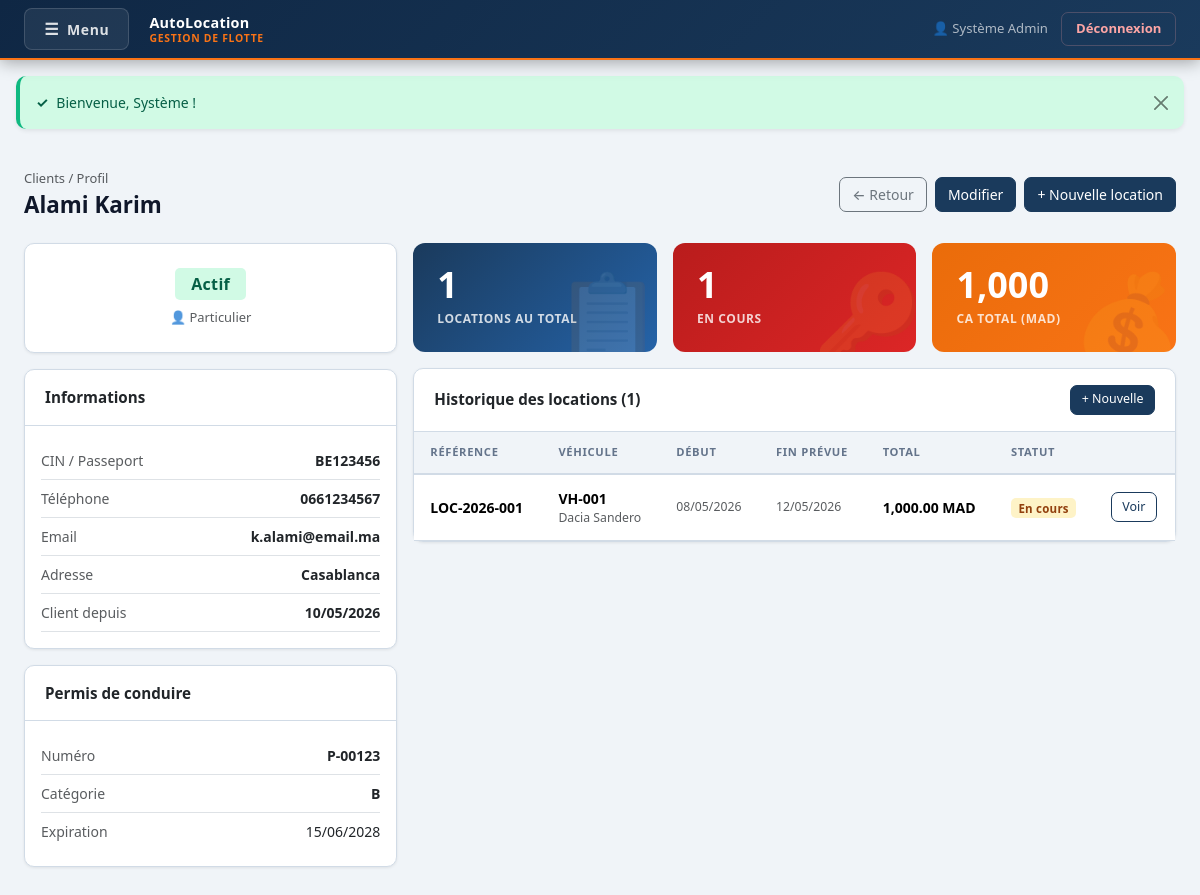
Screenshot of /clients/view.php?id=1 (signed in) with the database file from the repository.
### tables this page shows
CREATE TABLE IF NOT EXISTS `clients` (
  `id`                INT(11)      NOT NULL AUTO_INCREMENT,
  `nom`               VARCHAR(100) NOT NULL,
  `prenom`            VARCHAR(100) NOT NULL,
  `email`             VARCHAR(150) DEFAULT NULL,
  `telephone`         VARCHAR(20)  DEFAULT NULL,
  `adresse`           TEXT         DEFAULT NULL,
  `cin`               VARCHAR(30)  DEFAULT NULL,
  `permis_numero`     VARCHAR(50)  DEFAULT NULL,
  `permis_categorie`  VARCHAR(20)  DEFAULT 'B',
  `permis_expiration` DATE         DEFAULT NULL,
  `type_client`       ENUM('particulier','entreprise') DEFAULT 'particulier',
  `entreprise`        VARCHAR(150) DEFAULT NULL,
  `statut`            ENUM('actif','suspendu','liste_noire') DEFAULT 'actif',
  `notes`             TEXT         DEFAULT NULL,
  `created_at`        TIMESTAMP    NOT NULL DEFAULT CURRENT_TIMESTAMP,
  PRIMARY KEY (`id`),
  UNIQUE KEY `cin` (`cin`)
);

CREATE TABLE IF NOT EXISTS `reservations` (
  `id`                   INT(11)       NOT NULL AUTO_INCREMENT,
  `reference`            VARCHAR(30)   DEFAULT NULL,
  `client_id`            INT(11)       NOT NULL,
  `vehicle_id`           INT(11)       NOT NULL,
  `statut`               ENUM('en attente','confirmée','en cours','terminée','annulée') DEFAULT 'en attente',
  `date_debut`           DATETIME      NOT NULL,
  `date_fin_prevue`      DATETIME      NOT NULL,
  `date_retour_effectif` DATETIME      DEFAULT NULL,
  `lieu_depart`          VARCHAR(150)  DEFAULT NULL,
  `lieu_retour`          VARCHAR(150)  DEFAULT NULL,
  `km_depart`            INT(11)       DEFAULT NULL,
  `km_retour`            INT(11)       DEFAULT NULL,
  `prix_jour`            DECIMAL(10,2) DEFAULT NULL,
  `nb_jours`             INT(11)       DEFAULT NULL,
  `caution`              DECIMAL(10,2) DEFAULT 0.00,
  `montant_total`        DECIMAL(10,2) DEFAULT NULL,
  `frais_extra`          DECIMAL(10,2) DEFAULT 0.00,
  `commentaire`          TEXT          DEFAULT NULL,
  `created_by`           INT(11)       DEFAULT NULL,
  `created_at`           TIMESTAMP     NOT NULL DEFAULT CURRENT_TIMESTAMP,
  PRIMARY KEY (`id`),
  UNIQUE KEY `reference` (`reference`),
  KEY `client_id` (`client_id`),
  KEY `vehicle_id` (`vehicle_id`),
  KEY `created_by` (`created_by`),
  CONSTRAINT `res_client_fk`  FOREIGN KEY (`client_id`)  REFERENCES `clients`(`id`),
  CONSTRAINT `res_vehicle_fk` FOREIGN KEY (`vehicle_id`) REFERENCES `vehicles`(`id`),
  CONSTRAINT `res_user_fk`    FOREIGN KEY (`created_by`) REFERENCES `users`(`id`) ON DELETE SET NULL
);

CREATE TABLE IF NOT EXISTS `vehicles` (
  `id`                    INT(11)        NOT NULL AUTO_INCREMENT,
  `numero`                VARCHAR(50)    NOT NULL,
  `immatriculation`       VARCHAR(20)    DEFAULT NULL,
  `marque`                VARCHAR(100)   DEFAULT NULL,
  `modele`                VARCHAR(100)   DEFAULT NULL,
  `annee`                 INT(11)        DEFAULT NULL,
  `couleur`               VARCHAR(50)    DEFAULT NULL,
  `nb_places`             INT(11)        DEFAULT 5,
  `categorie`             ENUM('économique','berline','SUV','premium','utilitaire') DEFAULT 'berline',
  `kilometrage`           INT(11)        DEFAULT 0,
  `statut`                ENUM('disponible','loué','maintenance','indisponible') DEFAULT 'disponible',
  `prix_jour`             DECIMAL(10,2)  DEFAULT 0.00,
  `caution`               DECIMAL(10,2)  DEFAULT 0.00,
  `type_vidange`          VARCHAR(100)   DEFAULT NULL,
  `intervalle_vidange`    INT(11)        DEFAULT 10000,
  `derniere_vidange_km`   INT(11)        DEFAULT NULL,
  `date_derniere_vidange` DATE           DEFAULT NULL,
  `created_at`            TIMESTAMP      NOT NULL DEFAULT CURRENT_TIMESTAMP,
  PRIMARY KEY (`id`),
  UNIQUE KEY `numero` (`numero`)
);

### models/ClientModel.php (called while the page is built, shortened)
<?php
class ClientModel {
    private $conn;
    public function __construct($db) {
        $this->conn = $db;
    }
    public function getById($id) {
        $stmt = $this->conn->prepare("SELECT * FROM clients WHERE id=?");
        $stmt->execute([$id]);
        return $stmt->fetch();
    }
}

### clients/view.php (the view, shortened to what this page needs)
<?php
require_once "../models/ClientModel.php";
$db    = new Database();
$conn  = $db->getConnection();
$model = new ClientModel($conn);
$id = (int)($_GET['id'] ?? 0);
$c = $model->getById($id);
$reservations = $conn->prepare("
    SELECT r.*, v.marque, v.modele, v.numero
    FROM reservations r
    JOIN vehicles v ON r.vehicle_id = v.id
    WHERE r.client_id = ?
    ORDER BY r.created_at DESC
");
$reservations->execute([$id]);
$reservations = $reservations->fetchAll();
$totalLocations = count($reservations);
$totalCA        = array_sum(array_column($reservations, 'montant_total'));
$enCours        = count(array_filter($reservations, fn($r) => $r['statut'] === 'en cours'));
?>
<!DOCTYPE html>
<html lang="fr">
<head>
  <link href="https://cdn.jsdelivr.net/npm/bootstrap@5.3.3/dist/css/bootstrap.min.css" rel="stylesheet">
  <link href="/location/style.css" rel="stylesheet">
</head>
<body>
<?php include "../includes/navbar.php"; ?>
<?php include "../includes/flash.php"; ?>
<div class="container-fluid px-4 py-4">
  <div class="page-header">
    <div>
      <div class="text-muted small mb-1"><a href="index.php" class="text-decoration-none text-muted">Clients</a> / Profil</div>
      <h1 class="page-title"><?= htmlspecialchars($c['nom'] . ' ' . $c['prenom']) ?></h1>
    </div>
    <div class="d-flex gap-2">
      <a href="index.php" class="btn btn-outline-secondary">← Retour</a>
      <a href="edit.php?id=<?= $id ?>" class="btn btn-primary">Modifier</a>
      <a href="/location/reservations/add.php?client_id=<?= $id ?>" class="btn btn-success">+ Nouvelle location</a>
    </div>
  </div>
  <div class="row g-3">
    <div class="col-lg-4">
      <div class="card mb-3">
        <div class="card-body text-center py-4">
          <?php
            $sBadge = ['actif' => 'badge-disponible', 'suspendu' => 'badge-conge', 'liste_noire' => 'badge-annulee'];
            $sLabel = ['actif' => 'Actif', 'suspendu' => 'Suspendu', 'liste_noire' => 'Liste noire'];
          ?>
          <span class="badge <?= $sBadge[$c['statut']] ?? 'bg-secondary' ?> fs-6 px-3 py-2">
            <?= $sLabel[$c['statut']] ?? $c['statut'] ?>
          </span>
          <div class="mt-2 text-muted small">
            <?= $c['type_client'] === 'entreprise' ? '🏢 Entreprise' : '👤 Particulier' ?>
          </div>
        </div>
      </div>
      <div class="card mb-3">
        <div class="card-header">Informations</div>
        <div class="card-body">
          <?php $rows = [
            'CIN / Passeport' => $c['cin'],
            'Téléphone'        => $c['telephone'],
            'Email'            => $c['email'],
            'Adresse'          => $c['adresse'],
            'Client depuis'    => $c['created_at'] ? date('d/m/Y', strtotime($c['created_at'])) : '—',
          ]; ?>
          <?php foreach ($rows as $label => $val): ?>
          <div class="d-flex justify-content-between py-2 border-bottom" style="font-size:.875rem">
            <span class="text-muted"><?= $label ?></span>
            <span class="fw-semibold text-end"><?= htmlspecialchars($val ?: '—') ?></span>
          </div>
          <?php endforeach; ?>
        </div>
      </div>
      <div class="card mb-3">
        <div class="card-header">Permis de conduire</div>
        <div class="card-body">
          <div class="d-flex justify-content-between py-2 border-bottom" style="font-size:.875rem">
            <span class="text-muted">Numéro</span>
            <span class="fw-semibold"><?= htmlspecialchars($c['permis_numero'] ?: '—') ?></span>
          </div>
          <div class="d-flex justify-content-between py-2 border-bottom" style="font-size:.875rem">
            <span class="text-muted">Catégorie</span>
            <span class="fw-semibold"><?= htmlspecialchars($c['permis_categorie'] ?: '—') ?></span>
          </div>
          <div class="d-flex justify-content-between py-2" style="font-size:.875rem">
            <span class="text-muted">Expiration</span>
            <span>
              <?= $c['permis_expiration'] ? date('d/m/Y', strtotime($c['permis_expiration'])) : '—' ?>
            </span>
          </div>
        </div>
      </div>
    </div>
    <div class="col-lg-8">
      <div class="row g-3 mb-3">
        <div class="col-md-4">
          <div class="stat-card stat-blue">
            <div class="stat-number"><?= $totalLocations ?></div>
            <div class="stat-label">Locations au total</div>
            <div class="stat-bg-icon">📋</div>
          </div>
        </div>
        <div class="col-md-4">
          <div class="stat-card stat-orange">
            <div class="stat-number"><?= $enCours ?></div>
            <div class="stat-label">En cours</div>
            <div class="stat-bg-icon">🔑</div>
          </div>
        </div>
        <div class="col-md-4">
          <div class="stat-card stat-green">
            <div class="stat-number"><?= number_format($totalCA, 0) ?></div>
            <div class="stat-label">CA total (MAD)</div>
            <div class="stat-bg-icon">💰</div>
          </div>
        </div>
      </div>
      <div class="card">
        <div class="card-header d-flex justify-content-between align-items-center">
          <span>Historique des locations (<?= $totalLocations ?>)</span>
          <a href="/location/reservations/add.php?client_id=<?= $id ?>" class="btn btn-sm btn-success">+ Nouvelle</a>
        </div>
        <div class="card-body p-0">
          <?php if (empty($reservations)): ?>
            <div class="empty-state py-3">
              <span class="empty-icon">📋</span>
              <p>Aucune location pour ce client</p>
            </div>
          <?php else: ?>
          <div class="table-responsive">
            <table class="table table-hover mb-0">
              <thead class="table-light">
                <tr>
                  <th>Référence</th>
                  <th>Véhicule</th>
                  <th>Début</th>
                  <th>Fin prévue</th>
                  <th>Total</th>
                  <th>Statut</th>
                  <th></th>
                </tr>
              </thead>
              <tbody>
              <?php foreach ($reservations as $r): ?>
                <?php
                  $rBadge = [
                    'en attente' => 'bg-secondary',
                    'confirmée'  => 'bg-primary',
                    'en cours'   => 'badge-encours',
                    'terminée'   => 'badge-terminee',
                    'annulée'    => 'badge-annulee',
                  ];
                ?>
                <tr>
                  <td class="fw-semibold"><?= htmlspecialchars($r['reference']) ?></td>
                  <td>
                    <strong><?= htmlspecialchars($r['numero']) ?></strong>
                    <div class="text-muted small"><?= htmlspecialchars($r['marque'] . ' ' . $r['modele']) ?></div>
                  </td>
                  <td class="text-muted small"><?= date('d/m/Y', strtotime($r['date_debut'])) ?></td>
                  <td class="text-muted small"><?= date('d/m/Y', strtotime($r['date_fin_prevue'])) ?></td>
                  <td class="fw-semibold"><?= $r['montant_total'] ? number_format($r['montant_total'], 2) . ' MAD' : '—' ?></td>
                  <td><span class="badge <?= $rBadge[$r['statut']] ?? 'bg-secondary' ?>"><?= ucfirst($r['statut']) ?></span></td>
                  <td><a href="/location/reservations/view.php?id=<?= $r['id'] ?>" class="btn btn-sm btn-outline-primary">Voir</a></td>
                </tr>
              <?php endforeach; ?>
              </tbody>
            </table>
          </div>
          <?php endif; ?>
        </div>
      </div>
    </div>
  </div>
</div>
</body>
</html>

### style.css (style rules this page uses)
:root { --primary: #1a3a5c; --primary-dark: #102640; --accent: #f97316; --accent-dark: #ea6c0a; --danger: #dc2626; --danger-dark: #b91c1c; --bg: #f0f4f8; --surface: #ffffff; --border: #d1dbe6; --text: #0f172a; --text-muted: #64748b; --nav-bg: #0f2744; --radius: 10px; --shadow-sm: 0 1px 3px rgba(0,0,0,.08); --shadow: 0 4px 12px rgba(0,0,0,.1); --shadow-lg: 0 8px 28px rgba(0,0,0,.13); --transition: .2s ease; }
*, *::before, *::after { box-sizing: border-box; }
body { background: var(--bg); font-family: 'Segoe UI', system-ui, -apple-system, sans-serif; color: var(--text); font-size: .925rem; min-height: 100vh; }
.page-header { display: flex; align-items: center; justify-content: space-between; margin-bottom: 1.5rem; }
.page-title { font-size: 1.4rem; font-weight: 700; margin: 0; color: var(--text); }
.card { border: 1px solid var(--border); border-radius: var(--radius); box-shadow: var(--shadow-sm); background: var(--surface); }
.card-header { background: transparent; border-bottom: 1px solid var(--border); padding: 1rem 1.25rem; font-weight: 600; font-size: .95rem; }
.stat-card { border-radius: 12px; padding: 1.5rem; border: none; position: relative; overflow: hidden; transition: transform var(--transition), box-shadow var(--transition); cursor: default; }
.stat-card .stat-bg-icon { position: absolute; right: -6px; bottom: -8px; font-size: 5.5rem; opacity: .12; pointer-events: none; line-height: 1; }
.stat-card .stat-number { font-size: 2.25rem; font-weight: 800; color: #fff; line-height: 1; }
.stat-card .stat-label { font-size: .75rem; font-weight: 700; text-transform: uppercase; letter-spacing: .05em; color: rgba(255,255,255,.8); margin-top: .4rem; }
.stat-blue { background: linear-gradient(135deg, #1a3a5c, #2563a8); }
.stat-green { background: linear-gradient(135deg, #ea6c0a, #f97316); }
.stat-orange { background: linear-gradient(135deg, #b91c1c, #dc2626); }
.table { margin: 0; font-size: .875rem; }
.table thead th { background: #f0f4f8; color: var(--text-muted); font-size: .7rem; font-weight: 700; text-transform: uppercase; letter-spacing: .06em; border-bottom: 2px solid var(--border); padding: .75rem 1rem; white-space: nowrap; }
.table td { padding: .8rem 1rem; vertical-align: middle; border-color: var(--border); }
.badge { padding: .35em .65em; font-size: .72rem; font-weight: 600; border-radius: 5px; letter-spacing: .02em; }
.badge-disponible { background: #d1fae5; color: #065f46; }
.badge-encours { background: #fef3c7; color: #92400e; }
.btn { font-weight: 500; border-radius: 7px; transition: all var(--transition); font-size: .875rem; }
.btn-primary { background: var(--primary); border-color: var(--primary); color: #fff; }
.btn-success { background: var(--primary); border-color: var(--primary); color: #fff; }
.btn-outline-primary { border-color: var(--primary); color: var(--primary); }
.btn-sm { font-size: .78rem; padding: .3rem .65rem; }
.card { animation: fadeInUp .35s ease both; }
.page-header { animation: fadeInUp .3s ease both; }
.stat-card { transition: transform .22s ease, box-shadow .22s ease; }
tbody tr { animation: rowFadeIn .22s ease both; animation-delay: calc(var(--i, 0) * 50ms); }
.btn-success { animation: btnPulse 2.5s infinite; }
.badge-encours, .badge-pulse { animation: badgeGlow 2s infinite; }

### rows the page displays
clients: nom+prenom "Alami Karim", statut "Actif", cin "BE123456", telephone "0661234567", email "k.alami@email.ma", adresse "Casablanca", permis_numero "P-00123", permis_categorie "B", permis_expiration "15/06/2028"
reservations: statut "1", reference "LOC-2026-001", vehicle.numero "VH-001", vehicle.modele "Dacia Sandero", date_debut "08/05/2026", date_fin_prevue "12/05/2026", montant_total "1,000.00", statut "En cours"

### other values shown
$_SESSION['user_nom'] "Système Admin"
$icon "✓"
$f['msg'] "Bienvenue, Système !"
$label "CIN / Passeport"
$label "Téléphone"
$label "Email"
$label "Adresse"
$label "Client depuis"
$val ?: '—' "10/05/2026"
$totalLocations "1"
$totalCA "1,000"
